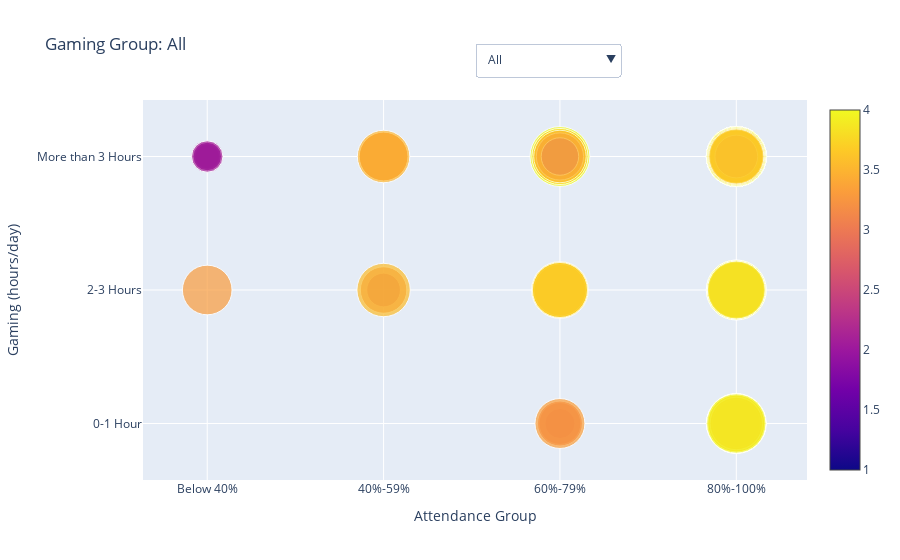

Notebook code for this chart:
### Markdown cell above
### 3.2.3 Argument 3 voor perspectief 2: Lage aanwezigheid en veel gamen schaden studieprestaties

De bubble chart toont het verband tussen dagelijkse gametijd, schoolaanweziheid en cijfers (CGPA). Hieruit blijkt duidelijk dat meer gamen samenhangt met lagere studieprestaties.

### Code cell
%run InfoVisualisation6.ipynb

### Figure 1 — Plotly figure (JSON) as saved in the notebook; plotly's stock layout.template omitted (floating-point values rounded to 4 significant figures; data arrays with more than 128 entries replaced by an {"elided": "..."} marker saying what was removed)
{"data": [{"hoverinfo": "skip", "marker": {"color": {"elided": "493 float values"}, "colorscale": [[0, "#0d0887"], [0.1111, "#46039f"], [0.2222, "#7201a8"], [0.3333, "#9c179e"], [0.4444, "#bd3786"], [0.5556, "#d8576b"], [0.6667, "#ed7953"], [0.7778, "#fb9f3a"], [0.8889, "#fdca26"], [1, "#f0f921"]], "showscale": true, "size": {"elided": "493 float values"}}, "mode": "markers", "name": "All", "text": {"elided": "493 str values"}, "type": "scatter", "visible": true, "x": {"elided": "493 str values"}, "y": {"elided": "493 str values"}}, {"hoverinfo": "skip", "marker": {"color": {"elided": "302 float values"}, "colorscale": [[0, "#0d0887"], [0.1111, "#46039f"], [0.2222, "#7201a8"], [0.3333, "#9c179e"], [0.4444, "#bd3786"], [0.5556, "#d8576b"], [0.6667, "#ed7953"], [0.7778, "#fb9f3a"], [0.8889, "#fdca26"], [1, "#f0f921"]], "showscale": true, "size": {"elided": "302 float values"}}, "mode": "markers", "name": "More than 3 Hours", "text": {"elided": "302 str values"}, "type": "scatter", "visible": false, "x": {"elided": "302 str values"}, "y": {"elided": "302 str values"}}, {"hoverinfo": "skip", "marker": {"color": {"elided": "141 float values"}, "colorscale": [[0, "#0d0887"], [0.1111, "#46039f"], [0.2222, "#7201a8"], [0.3333, "#9c179e"], [0.4444, "#bd3786"], [0.5556, "#d8576b"], [0.6667, "#ed7953"], [0.7778, "#fb9f3a"], [0.8889, "#fdca26"], [1, "#f0f921"]], "showscale": true, "size": {"elided": "141 float values"}}, "mode": "markers", "name": "2-3 Hours", "text": {"elided": "141 str values"}, "type": "scatter", "visible": false, "x": {"elided": "141 str values"}, "y": {"elided": "141 str values"}}, {"hoverinfo": "skip", "marker": {"color": [3.35, 3.467, 1.8, 2.0, 2.5, 2.79, 3.0, 3.11, 3.39, 3.5, 3.5, 3.54, 3.65, 3.65, 3.78, 3.78, 3.8, 3.8, 3.84, 3.87, 3.88, 3.88, 3.88, 3.88, 3.88, 3.88, 3.93, 3.94, 3.94, 3.94, 3.94, 3.94, 3.94, 3.94, 3.94, 3.94, 3.94, 3.94, 3.94, 3.94, 3.95, 4.0, 3.33, 3.6, 3.8, 3.17, 3.5, 3.5, 3.78, 3.94], "colorscale": [[0, "#0d0887"], [0.1111, "#46039f"], [0.2222, "#7201a8"], [0.3333, "#9c179e"], [0.4444, "#bd3786"], [0.5556, "#d8576b"], [0.6667, "#ed7953"], [0.7778, "#fb9f3a"], [0.8889, "#fdca26"], [1, "#f0f921"]], "showscale": true, "size": [50.25, 52.01, 27.0, 30.0, 37.5, 41.85, 45.0, 46.65, 50.85, 52.5, 52.5, 53.1, 54.75, 54.75, 56.7, 56.7, 57.0, 57.0, 57.6, 58.05, 58.2, 58.2, 58.2, 58.2, 58.2, 58.2, 58.95, 59.1, 59.1, 59.1, 59.1, 59.1, 59.1, 59.1, 59.1, 59.1, 59.1, 59.1, 59.1, 59.1, 59.25, 60.0, 49.95, 54.0, 57.0, 47.55, 52.5, 52.5, 56.7, 59.1]}, "mode": "markers", "name": "0-1 Hour", "text": ["Attendance: 80%-100%<br>CGPA: 3.35", "Attendance: 80%-100%<br>CGPA: 3.47", "Attendance: 80%-100%<br>CGPA: 1.80", "Attendance: 60%-79%<br>CGPA: 2.00", "Attendance: 80%-100%<br>CGPA: 2.50", "Attendance: 60%-79%<br>CGPA: 2.79", "Attendance: 60%-79%<br>CGPA: 3.00", "Attendance: 80%-100%<br>CGPA: 3.11", "Attendance: 80%-100%<br>CGPA: 3.39", "Attendance: 80%-100%<br>CGPA: 3.50", "Attendance: 80%-100%<br>CGPA: 3.50", "Attendance: 80%-100%<br>CGPA: 3.54", "Attendance: 80%-100%<br>CGPA: 3.65", "Attendance: 80%-100%<br>CGPA: 3.65", "Attendance: 80%-100%<br>CGPA: 3.78", "Attendance: 80%-100%<br>CGPA: 3.78", "Attendance: 80%-100%<br>CGPA: 3.80", "Attendance: 80%-100%<br>CGPA: 3.80", "Attendance: 80%-100%<br>CGPA: 3.84", "Attendance: 80%-100%<br>CGPA: 3.87", "Attendance: 80%-100%<br>CGPA: 3.88", "Attendance: 80%-100%<br>CGPA: 3.88", "Attendance: 80%-100%<br>CGPA: 3.88", "Attendance: 80%-100%<br>CGPA: 3.88", "Attendance: 80%-100%<br>CGPA: 3.88", "Attendance: 80%-100%<br>CGPA: 3.88", "Attendance: 80%-100%<br>CGPA: 3.93", "Attendance: 80%-100%<br>CGPA: 3.94", "Attendance: 80%-100%<br>CGPA: 3.94", "Attendance: 80%-100%<br>CGPA: 3.94", "Attendance: 80%-100%<br>CGPA: 3.94", "Attendance: 80%-100%<br>CGPA: 3.94", "Attendance: 80%-100%<br>CGPA: 3.94", "Attendance: 80%-100%<br>CGPA: 3.94", "Attendance: 80%-100%<br>CGPA: 3.94", "Attendance: 80%-100%<br>CGPA: 3.94", "Attendance: 80%-100%<br>CGPA: 3.94", "Attendance: 80%-100%<br>CGPA: 3.94", "Attendance: 80%-100%<br>CGPA: 3.94", "Attendance: 80%-100%<br>CGPA: 3.94", "Attendance: 80%-100%<br>CGPA: 3.95", "Attendance: 80%-100%<br>CGPA: 4.00", "Attendance: 60%-79%<br>CGPA: 3.33", "Attendance: 80%-100%<br>CGPA: 3.60", "Attendance: 80%-100%<br>CGPA: 3.80", "Attendance: 80%-100%<br>CGPA: 3.17", "Attendance: 80%-100%<br>CGPA: 3.50", "Attendance: 80%-100%<br>CGPA: 3.50", "Attendance: 80%-100%<br>CGPA: 3.78", "Attendance: 80%-100%<br>CGPA: 3.94"], "type": "scatter", "visible": false, "x": ["80%-100%", "80%-100%", "80%-100%", "60%-79%", "80%-100%", "60%-79%", "60%-79%", "80%-100%", "80%-100%", "80%-100%", "80%-100%", "80%-100%", "80%-100%", "80%-100%", "80%-100%", "80%-100%", "80%-100%", "80%-100%", "80%-100%", "80%-100%", "80%-100%", "80%-100%", "80%-100%", "80%-100%", "80%-100%", "80%-100%", "80%-100%", "80%-100%", "80%-100%", "80%-100%", "80%-100%", "80%-100%", "80%-100%", "80%-100%", "80%-100%", "80%-100%", "80%-100%", "80%-100%", "80%-100%", "80%-100%", "80%-100%", "80%-100%", "60%-79%", "80%-100%", "80%-100%", "80%-100%", "80%-100%", "80%-100%", "80%-100%", "80%-100%"], "y": ["0-1 Hour", "0-1 Hour", "0-1 Hour", "0-1 Hour", "0-1 Hour", "0-1 Hour", "0-1 Hour", "0-1 Hour", "0-1 Hour", "0-1 Hour", "0-1 Hour", "0-1 Hour", "0-1 Hour", "0-1 Hour", "0-1 Hour", "0-1 Hour", "0-1 Hour", "0-1 Hour", "0-1 Hour", "0-1 Hour", "0-1 Hour", "0-1 Hour", "0-1 Hour", "0-1 Hour", "0-1 Hour", "0-1 Hour", "0-1 Hour", "0-1 Hour", "0-1 Hour", "0-1 Hour", "0-1 Hour", "0-1 Hour", "0-1 Hour", "0-1 Hour", "0-1 Hour", "0-1 Hour", "0-1 Hour", "0-1 Hour", "0-1 Hour", "0-1 Hour", "0-1 Hour", "0-1 Hour", "0-1 Hour", "0-1 Hour", "0-1 Hour", "0-1 Hour", "0-1 Hour", "0-1 Hour", "0-1 Hour", "0-1 Hour"]}], "layout": {"autosize": true, "margin": {"t": 100}, "title": {"text": "Gaming Group: All"}, "updatemenus": [{"buttons": [{"args": [{"visible": [true, false, false, false]}, {"title": "Gaming Group: All"}], "label": "All", "method": "update"}, {"args": [{"visible": [false, true, false, false]}, {"title": "Gaming Group: More than 3 Hours"}], "label": "More than 3 Hours", "method": "update"}, {"args": [{"visible": [false, false, true, false]}, {"title": "Gaming Group: 2-3 Hours"}], "label": "2-3 Hours", "method": "update"}, {"args": [{"visible": [false, false, false, true]}, {"title": "Gaming Group: 0-1 Hour"}], "label": "0-1 Hour", "method": "update"}], "direction": "down", "showactive": true, "x": 0.5, "xanchor": "left", "y": 1.15, "yanchor": "top"}], "xaxis": {"autorange": true, "categoryarray": ["Below 40%", "40%-59%", "60%-79%", "80%-100%"], "categoryorder": "array", "range": [-0.3162, 3.344], "title": {"text": "Attendance Group"}, "type": "category"}, "yaxis": {"autorange": true, "categoryarray": ["0-1 Hour", "2-3 Hours", "More than 3 Hours"], "categoryorder": "array", "range": [-0.3861, 2.386], "title": {"text": "Gaming (hours/day)"}, "type": "category"}}}
